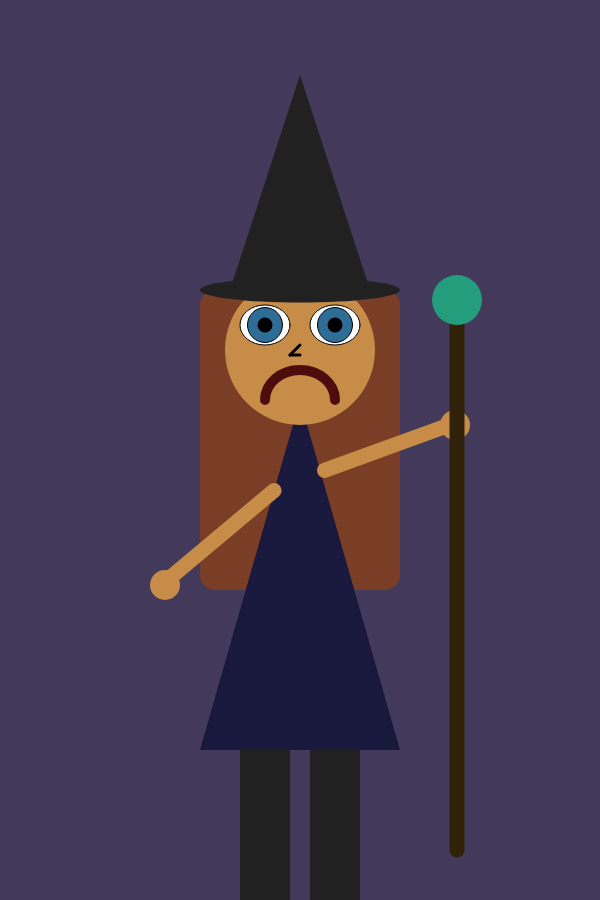
Frame 1 (no input)
Frame 60 (no input): identical to frame 1, image omitted
Frame 120 (the mouse pressed at the canvas centre since frame 60): identical to frame 1, image omitted

The p5.js sketch that drew this single still picture (run headless with seeded random() and noise() and a simulated clock; from frame 60 on, the mouse is pressed at the canvas centre):

// p5.js sketch
// ── sketch.js
function setup() {
    // create a canvas to draw my portrait on
    createCanvas( 600, 900 );
}

function draw() {
    // set the background color
    background( 'rgb(67, 57, 91)' );

    // *****************************************************
    // create a sandbox for the entire character
    push();

    // move the entire grid for this character to the center of the canvas
    translate( 300, 450 );


    // ** BODY **********************************
    push();
    // body code goes here
    noStroke();
    // hair
    fill('rgb(121, 62, 37)');
    rect(-100, -160, 200, 300, 15);
    // legs
    fill('rgb(33, 33, 33)');
    // left leg
    rect( -60, 300, 50, 150);
    // right leg
    rect( 10, 300, 50, 150);
    // dress
    fill('rgb(25, 25, 61)');
    triangle( 0, -50, -100, 300, 100, 300 );
    pop();
    // **END BODY**


    // ** ARMS **********************************
    push();
    // arms code goes here
    noStroke();
    fill('rgb(199, 140, 72)');
    // left arm
    push();
    translate( -25, 30 );
    rotate(radians(50));
    rect( 0, 0, 15, 150, 20 );
    pop();
    ellipse(-135, 135, 30, 30);
    // right arm
    push();
    translate(20, 30);
    rotate(radians(250));
    rect( 0, 0, 15, 150, 20);
    pop();
    ellipse(155, -25, 30, 30);
    pop();
    // staff
    stroke('rgb(47, 34, 8)');
    strokeWeight(15);
    line(157, -150, 157, 400);
    noStroke();
    fill('rgb(35, 157, 124)');
    ellipse(157, -150, 50, 50);
    // **END ARMS**


    // ** HEAD **********************************
    push();
    // head code goes here
    // make skull first
    noStroke();
    // face
    fill('rgb(199, 140, 72)');
    ellipse( 0, -100, 150, 150 )
    // hat
    fill('rgb(33, 33, 33)');
    triangle(-70, -160, 70, -160, 0, -375);
    ellipse(0, -160, 200, 25);
    // nose
    stroke('black');
    strokeWeight(3);
    line(0, -105, -10, -95);
    line(-10, -95, 0, -95)


    // **MOUTH**
    push();
    // mouth code goes here
    scale(-1);
    stroke('rgb(77, 13, 13)');
    strokeWeight(10);
    noFill();
    arc( 0, 50, 70, 60, 0, PI );
    pop();
    // **END MOUTH**

    // **EYES**
    push();
    // eye code goes here
    // left eye
    stroke('black');
    strokeWeight(1);
    fill('white');
    ellipse( -35, -125, 50, 40 );
    fill('rgb(46, 110, 150)');
    ellipse( -35, -125, 35, 35 );
    noStroke();
    fill('black');
    ellipse( -35, -125, 15, 15 );
    // right eye
    stroke('black');
    fill('white');
    ellipse( 35, -125, 50, 40 );
    fill('rgb(46, 110, 150)');
    ellipse( 35, -125, 35, 35 );
    noStroke();
    fill('black');
    ellipse( 35, -125, 15, 15 );
    pop();
    // **END EYES**

    pop();
    // **END HEAD**


    // ** END CHARACTER SANDBOX *******************
    pop();

}
